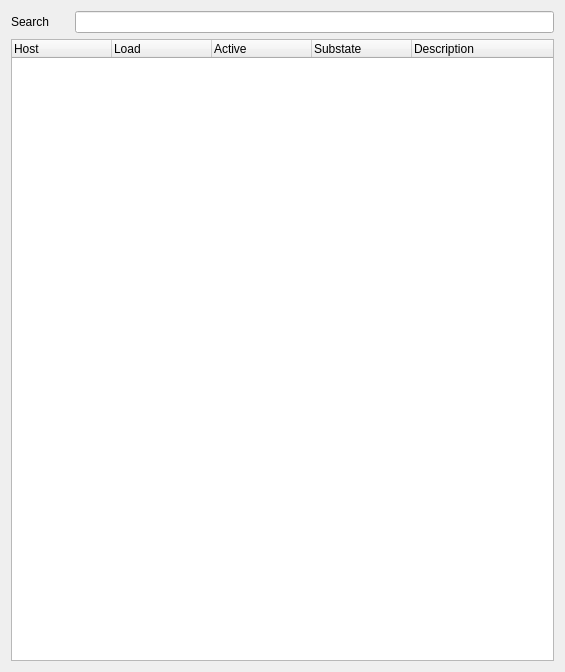
<?xml version="1.0" encoding="UTF-8"?>
<ui version="4.0">
 <class>FormServices</class>
 <widget class="QWidget" name="FormServices">
  <property name="geometry">
   <rect>
    <x>0</x>
    <y>0</y>
    <width>565</width>
    <height>672</height>
   </rect>
  </property>
  <property name="windowTitle">
   <string>Services</string>
  </property>
  <layout class="QGridLayout" name="gridLayout">
   <item row="0" column="0">
    <widget class="QLabel" name="label">
     <property name="minimumSize">
      <size>
       <width>58</width>
       <height>18</height>
      </size>
     </property>
     <property name="maximumSize">
      <size>
       <width>58</width>
       <height>18</height>
      </size>
     </property>
     <property name="text">
      <string>Search</string>
     </property>
    </widget>
   </item>
   <item row="0" column="1">
    <widget class="QLineEdit" name="lineEditSearch"/>
   </item>
   <item row="1" column="0" colspan="2">
    <widget class="QTreeWidget" name="treeWidget">
     <property name="selectionBehavior">
      <enum>QAbstractItemView::SelectRows</enum>
     </property>
     <column>
      <property name="text">
       <string>Host</string>
      </property>
     </column>
     <column>
      <property name="text">
       <string>Load</string>
      </property>
     </column>
     <column>
      <property name="text">
       <string>Active</string>
      </property>
     </column>
     <column>
      <property name="text">
       <string>Substate</string>
      </property>
     </column>
     <column>
      <property name="text">
       <string>Description</string>
      </property>
     </column>
    </widget>
   </item>
  </layout>
 </widget>
 <resources/>
 <connections/>
</ui>
